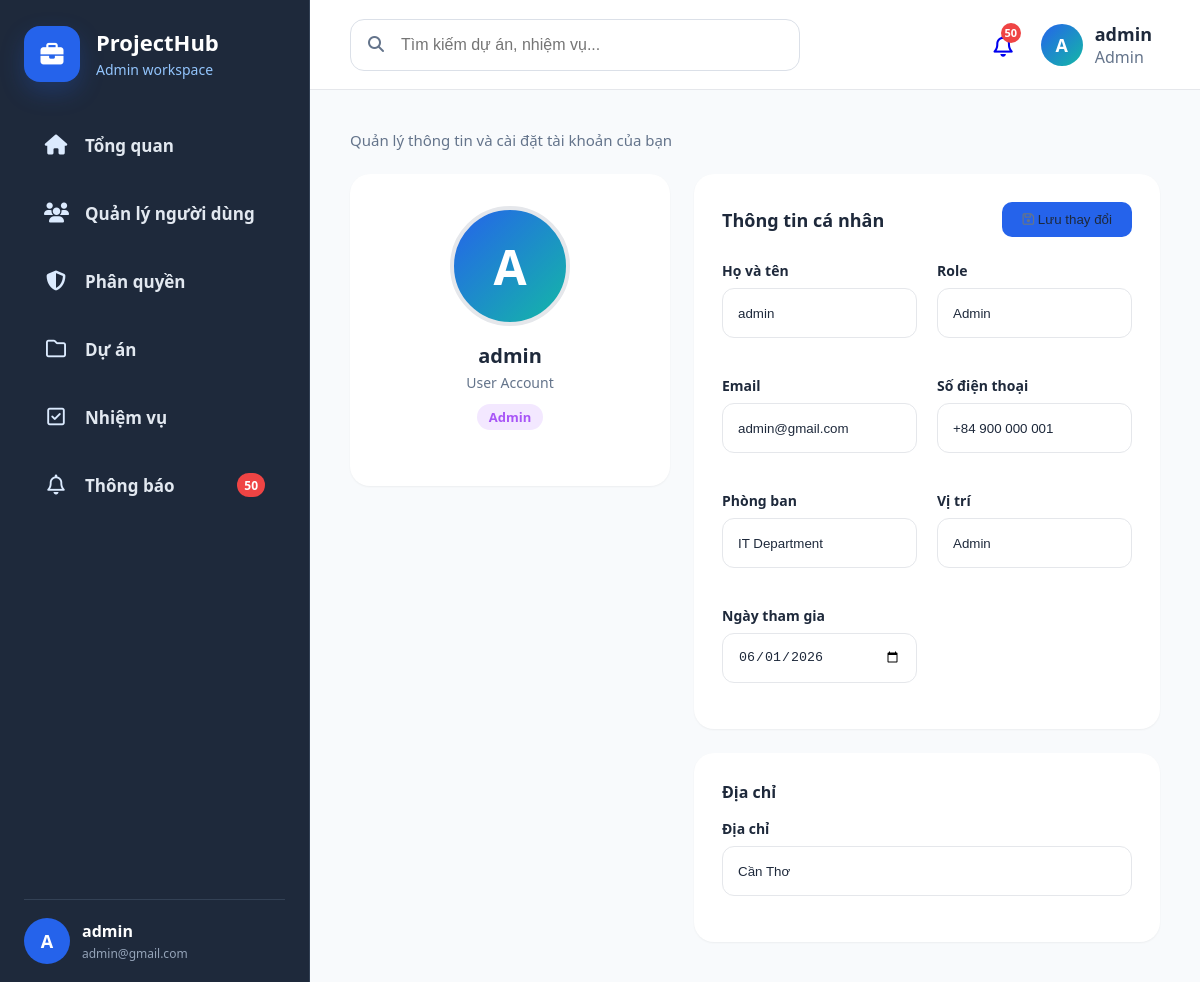
Screenshot of /index.php?page=profile (signed in) with the database file from the repository.
### tables this page shows
CREATE TABLE `users` (
  `user_id` int(11) NOT NULL,
  `username` varchar(50) NOT NULL,
  `email` varchar(120) NOT NULL,
  `phone` varchar(20) DEFAULT NULL,
  `address` varchar(255) DEFAULT NULL,
  `password` varchar(255) NOT NULL,
  `role_id` int(11) NOT NULL,
  `status` varchar(20) NOT NULL DEFAULT 'active',
  `refresh_token` varchar(255) DEFAULT NULL,
  `token_expired_at` datetime DEFAULT NULL,
  `created_at` timestamp NOT NULL DEFAULT current_timestamp(),
  `updated_at` timestamp NOT NULL DEFAULT current_timestamp() ON UPDATE current_timestamp(),
  `is_deleted` tinyint(1) NOT NULL DEFAULT 0
);

CREATE TABLE `roles` (
  `role_id` int(11) NOT NULL,
  `role_code` varchar(30) NOT NULL,
  `name` varchar(80) NOT NULL,
  `description` varchar(255) DEFAULT NULL,
  `created_at` timestamp NOT NULL DEFAULT current_timestamp()
);

### models/user.php (called while the page is built, shortened)
<?php
require_once __DIR__ . '/../config/database.php';
class User
{
    private $conn;
    public function __construct()
    {
        $db = new Database();
        $this->conn = $db->connect();
        $this->ensureStatusColumn();
        $this->ensureProfileColumns();
    }
    private function ensureStatusColumn()
    {
        try {
            $stmt = $this->conn->prepare("SHOW COLUMNS FROM users LIKE 'status'");
            $stmt->execute();
        } catch (PDOException $e) {
        }
    }
    private function ensureProfileColumns()
    {
        try {
            $stmt = $this->conn->prepare("SHOW COLUMNS FROM users LIKE 'phone'");
            $stmt->execute();
            $stmt = $this->conn->prepare("SHOW COLUMNS FROM users LIKE 'address'");
            $stmt->execute();
        } catch (PDOException $e) {
        }
    }
    public function find($id)
    {
        $sql = "
            SELECT
                u.*,
                COALESCE(u.status, 'active') AS status,
                r.name AS role_name,
                r.role_code
            FROM users u
            LEFT JOIN roles r
                ON u.role_id = r.role_id
            WHERE u.user_id = ?
              AND u.is_deleted = 0
            LIMIT 1
        ";
        $stmt = $this->conn->prepare($sql);
        $stmt->execute([$id]);
        return $stmt->fetch(PDO::FETCH_ASSOC);
    }
}

### config/database.php (called while the page is built, shortened)
<?php
class Database
{
    private $host = "localhost";
    private $dbname = "project_management";
    private $username = "root";
    private $password = "";
    public function connect()
    {
        $this->conn = null;
        try {
            $this->conn = new PDO(
                "mysql:host={$this->host};dbname={$this->dbname};charset=utf8",
                $this->username,
                $this->password
            );
            $this->conn->setAttribute(
                PDO::ATTR_ERRMODE,
                PDO::ERRMODE_EXCEPTION
            );
            $this->conn->setAttribute(
                PDO::ATTR_EMULATE_PREPARES,
                true
            );
        } catch(PDOException $e) {
            die("Database Error: " . $e->getMessage());
        }
        return $this->conn;
    }
}

### controllers/userController.php (called while the page is built, shortened)
<?php
require_once __DIR__ . '/../models/user.php';
class UserController
{
    private $model;
    public function __construct()
    {
        $this->model = new User();
    }
    public function edit($id)
    {
        return $this->model->find($id);
    }
}

### views/profile/index.php (the view, shortened to what this page needs)
<?php
require_once 'controllers/userController.php';
$userController = new UserController();
$user = $userController->edit($_SESSION['user_id']);
$phone = $user['phone'] ?? '+84 912 345 678';
$address = $user['address'] ?? '123 Đường ABC, Quận 1, TP. Hồ Chí Minh';
?>
<div class="page-container profile-page">
    <p style="font-size:15px; margin-bottom:24px;">
        Quản lý thông tin và cài đặt tài khoản của bạn
    </p>
    <form method="POST" action="index.php?action=updateProfile">
        <div style="display:grid; grid-template-columns:320px 1fr; gap:24px; align-items:start;">
            <div style="display:flex; flex-direction:column; gap:24px;">
                <div class="card" style="text-align:center; padding:32px 24px;">
                    <div class="profile-avatar-initial" aria-label="Avatar">
                        <?= strtoupper(substr($user['username'] ?? 'A', 0, 1)) ?>
                    </div>
                    <h3 style="font-size:20px; font-weight:700; margin-bottom:4px;">
                        <?= htmlspecialchars($user['username']) ?>
                    </h3>
                    <p style="font-size:14px; margin-bottom:12px;">User Account</p>
                    <span style="background:#f3e8ff; color:#a855f7; padding:4px 12px; border-radius:20px; font-size:13px; font-weight:600; display:inline-block; margin-bottom:24px;">
                        <?= htmlspecialchars($user['role_name']) ?>
                    </span>
                </div>
            </div>
            <div style="display:flex; flex-direction:column; gap:24px;">
                <div class="card" style="padding:28px;">
                    <div style="display:flex; justify-content:space-between; align-items:center; margin-bottom:24px;">
                        <h4 style="font-size:18px; font-weight:700;">Thông tin cá nhân</h4>
                        <button type="submit" class="btn-primary">
                            <i class="fa-regular fa-floppy-disk"></i>
                            Lưu thay đổi
                        </button>
                    </div>
                    <div style="display:grid; grid-template-columns:1fr 1fr; gap:20px;">
                        <div class="form-group">
                            <label>Họ và tên</label>
                            <input type="text" name="username"
                                   value="<?= htmlspecialchars($user['username']) ?>" required>
                        </div>
                        <div class="form-group">
                            <label>Role</label>
                            <input type="text" value="<?= htmlspecialchars($user['role_name']) ?>" disabled>
                        </div>
                        <div class="form-group">
                            <label>Email</label>
                            <input type="email" name="email"
                                   value="<?= htmlspecialchars($user['email']) ?>" required>
                        </div>
                        <div class="form-group">
                            <label>Số điện thoại</label>
                            <input type="text" name="phone"
                                   value="<?= htmlspecialchars($phone) ?>">
                        </div>
                        <div class="form-group">
                            <label>Phòng ban</label>
                            <input type="text" value="IT Department" disabled>
                        </div>
                        <div class="form-group">
                            <label>Vị trí</label>
                            <input type="text" value="<?= htmlspecialchars($user['role_name']) ?>" disabled>
                        </div>
                        <div class="form-group">
                            <label>Ngày tham gia</label>
                            <input type="date" name="created_at"
                                   value="<?= date('Y-m-d', strtotime($user['created_at'])) ?>">
                        </div>
                    </div>
                </div>
                <div class="card" style="padding:28px;">
                    <h4 style="font-size:16px; font-weight:700; margin-bottom:16px;">Địa chỉ</h4>
                    <div class="form-group">
                        <label>Địa chỉ</label>
                        <input type="text" name="address"
                               value="<?= htmlspecialchars($address) ?>">
                    </div>
                </div>
            </div>
        </div>
    </form>
</div>

### assets/css/main.css (style rules this page uses)
* { margin:0; padding:0; box-sizing:border-box; }
html, body { font-family: "Segoe UI", sans-serif; background:#f5f7fb; }
.page-container { padding: 40px; margin-top: 90px; min-height: calc(100vh - 90px); display: flex; flex-direction: column; justify-content: flex-start; }
.btn-primary { background:#2563eb; color:white; border:none; border-radius:12px; padding:14px 24px; cursor:pointer; width: fit-content !important; font-weight:600; }
.card { background:white; border-radius:20px; padding:24px; box-shadow: 0 1px 2px rgba(0,0,0,.05); }
:root { --bg-app: #f8fafc; --bg-card: #ffffff; --text-main: #1e293b; --text-sub: #64748b; --border-color: #e5e7eb; --bg-input: #ffffff; }
body, .page-container, .stat-card, .chart-card, .table-card, .notification-card, .role-card, .task-card, .user-card, .permission-card, h1, h2, h3, h4, p, span, div, table, th, td, input, select, textarea, .notification-content h3, .notification-content p { transition: background-color 0.3s ease, color 0.3s ease, border-color 0.3s ease, box-shadow 0.3s ease; }
body { background-color: var(--bg-app); color: var(--text-main); }
.task-search input, .search-user input, #taskFilter, #roleFilter, #themeSelect, #langSelect, .form-group input { background-color: var(--bg-input) !important; color: var(--text-main) !important; border: 1px solid var(--border-color) !important; }
.card, .card * { color: var(--text-main); }
.form-group label { display: block; margin-bottom: 8px; font-size: 14px; font-weight: 600; color: var(--text-main); }
.form-group input, .form-group textarea, .form-group select { background: var(--bg-input) !important; color: var(--text-main) !important; border: 1px solid var(--border-color) !important; }
.form-group input:disabled, .form-group textarea:disabled, .form-group select:disabled { opacity: 1 !important; color: var(--text-main) !important; -webkit-text-fill-color: var(--text-main) !important; cursor: not-allowed; }
.card p, .card span { color: var(--text-sub); }
.card h1, .card h2, .card h3, .card h4, .card h5 { color: var(--text-main); }
.card button { color: var(--text-main); }
.card i { color: var(--text-sub); }
.card h3 { color: var(--text-main) !important; }
.profile-page .card { background: var(--bg-card); color: var(--text-main); }
.profile-page h3, .profile-page h4, .profile-page label { color: var(--text-main) !important; }
.profile-page p { color: var(--text-sub) !important; }
.profile-page input, .profile-page select, .profile-page textarea { background: var(--bg-input) !important; color: var(--text-main) !important; border: 1px solid var(--border-color) !important; }
.profile-page input:disabled, .profile-page textarea:disabled, .profile-page select:disabled { opacity: 1 !important; color: var(--text-main) !important; -webkit-text-fill-color: var(--text-main) !important; }
.profile-page button { color: var(--text-main); }
.profile-page i { color: var(--text-sub); }
.topbar-avatar-initial, .profile-avatar-initial { display:flex; align-items:center; justify-content:center; border-radius:50%; background:linear-gradient(135deg,#2563eb,#14b8a6); color:#fff; font-weight:800; text-transform:uppercase; flex:0 0 auto; }
.profile-avatar-initial { width:120px; height:120px; margin:0 auto 16px; font-size:48px; border:4px solid var(--border-color); }

### assets/css/tasks.css (style rules this page uses)
.btn-primary { background: #2563eb; color: white; border: none; padding: 10px 20px; border-radius: 10px; cursor: pointer; font-weight: 500; }

### assets/css/modal.css (style rules this page uses)
.form-group { margin-bottom:18px; }
.form-group label { display:block; margin-bottom:8px; font-weight:600; }
.form-group input, .form-group select { width:100%; height:50px; border:1px solid #ddd; border-radius:12px; padding:0 15px; }

### assets/css/settings.css (style rules this page uses)
.form-group { margin-bottom:18px; }
.form-group label { display:block; margin-bottom:8px; font-weight:600; }
.form-group input { width:100%; height:50px; border:1px solid #d1d5db; border-radius:12px; padding:0 15px; }

### rows the page displays
users: username "A", username "admin", role.name "Admin", email "admin@gmail.com", phone "+84 900 000 001", created_at "06/01/2026", address "Cần Thơ"

### other values shown
$adminNotificationCount "50"
$initial "A"
$username "admin"
$email "admin@gmail.com"
$topbarNotificationCount "50"
$avatarInitial "A"
$roleName "Admin"
